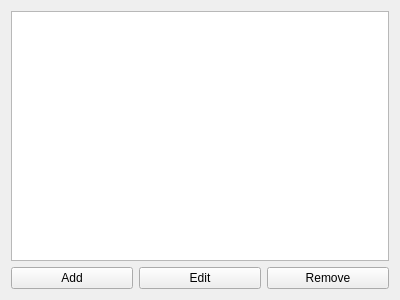
<?xml version="1.0" encoding="UTF-8"?>
<ui version="4.0">
 <class>OperationViewer</class>
 <widget class="QWidget" name="OperationViewer">
  <property name="geometry">
   <rect>
    <x>0</x>
    <y>0</y>
    <width>400</width>
    <height>300</height>
   </rect>
  </property>
  <property name="windowTitle">
   <string>Form</string>
  </property>
  <layout class="QVBoxLayout" name="verticalLayout">
   <item>
    <widget class="QTableWidget" name="table">
     <property name="editTriggers">
      <set>QAbstractItemView::NoEditTriggers</set>
     </property>
     <property name="showDropIndicator" stdset="0">
      <bool>false</bool>
     </property>
     <property name="alternatingRowColors">
      <bool>true</bool>
     </property>
     <property name="selectionMode">
      <enum>QAbstractItemView::SingleSelection</enum>
     </property>
     <property name="selectionBehavior">
      <enum>QAbstractItemView::SelectRows</enum>
     </property>
    </widget>
   </item>
   <item>
    <layout class="QHBoxLayout" name="ops_buttons">
     <item>
      <widget class="QPushButton" name="add_op">
       <property name="text">
        <string>Add</string>
       </property>
       <property name="icon">
        <iconset resource="../../picsou.qrc">
         <normaloff>:/resources/material-design/svg/cart-plus.svg</normaloff>:/resources/material-design/svg/cart-plus.svg</iconset>
       </property>
      </widget>
     </item>
     <item>
      <widget class="QPushButton" name="edit_op">
       <property name="text">
        <string>Edit</string>
       </property>
       <property name="icon">
        <iconset resource="../../picsou.qrc">
         <normaloff>:/resources/material-design/svg/pencil.svg</normaloff>:/resources/material-design/svg/pencil.svg</iconset>
       </property>
      </widget>
     </item>
     <item>
      <widget class="QPushButton" name="remove_op">
       <property name="text">
        <string>Remove</string>
       </property>
       <property name="icon">
        <iconset resource="../../picsou.qrc">
         <normaloff>:/resources/material-design/svg/cart-off.svg</normaloff>:/resources/material-design/svg/cart-off.svg</iconset>
       </property>
      </widget>
     </item>
    </layout>
   </item>
  </layout>
 </widget>
 <resources>
  <include location="../../picsou.qrc"/>
 </resources>
 <connections/>
</ui>
